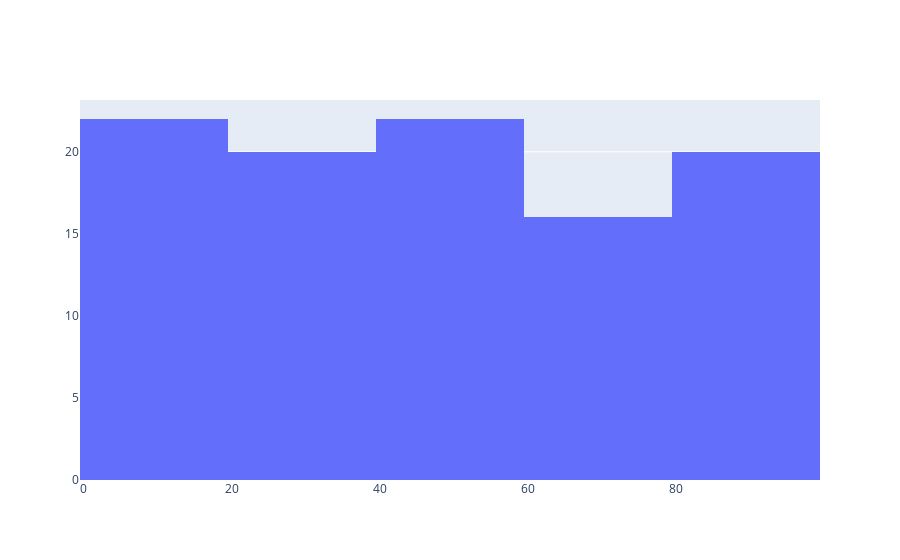

Notebook source saved alongside this figure:
### Code cell
import plotly.graph_objs as go
import numpy as np
num=np.random.randint(1,100,100)
trace=go.Histogram(x=num,
                  xbins_size=20)
go.Figure(trace)

### Figure 1 — Plotly figure (JSON) as saved in the notebook; plotly's stock layout.template omitted (floating-point values rounded to 4 significant figures)
{"data": [{"type": "histogram", "x": [71, 55, 47, 17, 69, 7, 89, 55, 1, 56, 92, 49, 21, 59, 43, 13, 95, 45, 82, 86, 26, 49, 19, 96, 93, 6, 29, 86, 56, 8, 97, 3, 39, 84, 46, 35, 58, 60, 90, 15, 83, 9, 69, 32, 58, 60, 21, 87, 60, 61, 94, 25, 59, 5, 21, 49, 72, 66, 10, 48, 32, 17, 38, 4, 20, 98, 44, 67, 55, 35, 6, 85, 92, 86, 13, 67, 11, 34, 95, 25, 71, 53, 12, 29, 62, 33, 91, 30, 77, 40, 45, 9, 25, 69, 7, 6, 41, 76, 7, 35], "xbins": {"size": 20}}], "layout": {"autosize": true, "xaxis": {"autorange": true, "range": [-0.5, 99.5], "type": "linear"}, "yaxis": {"autorange": true, "range": [0, 23.16]}}}
